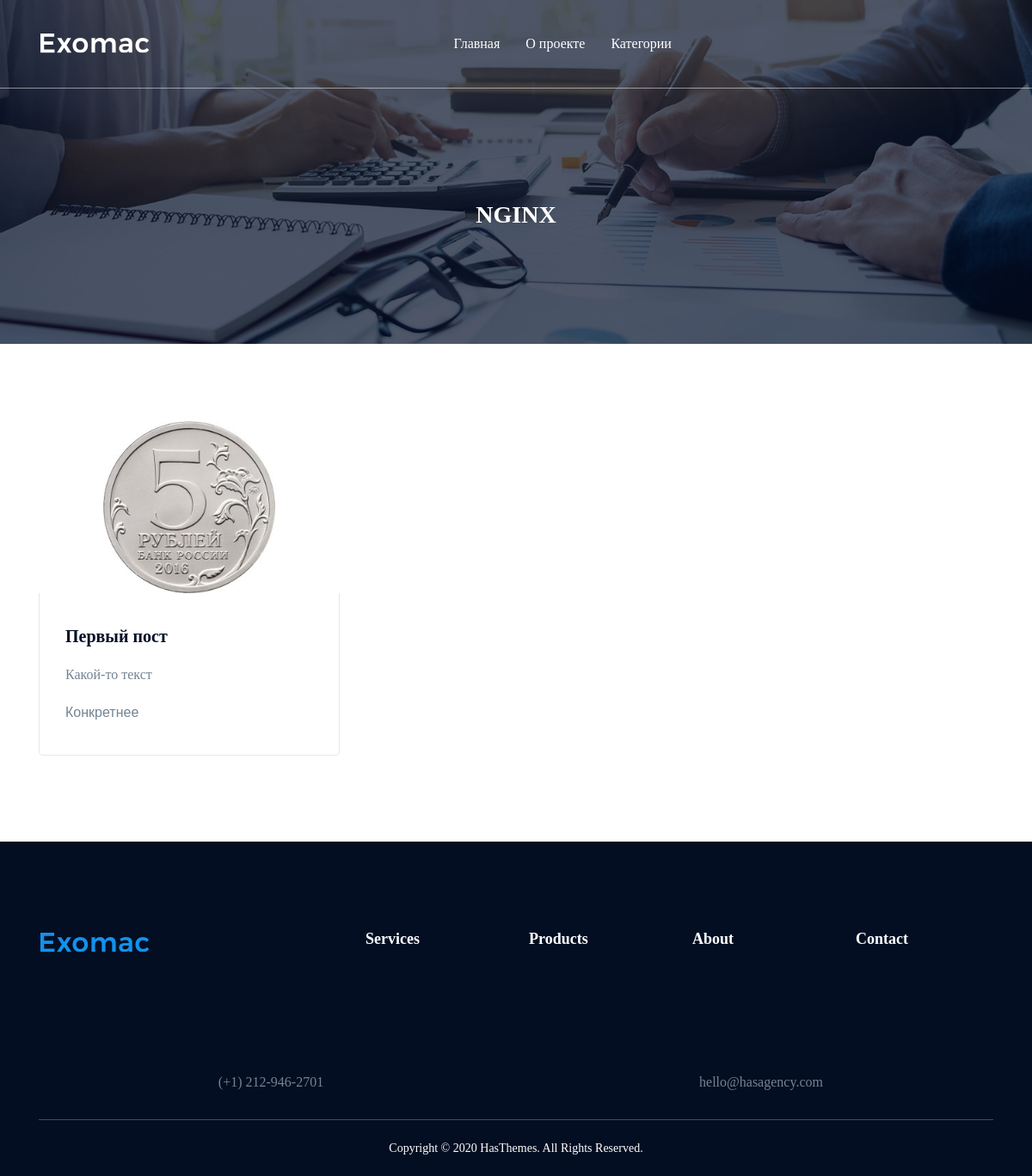
/tag/nginx, run on the app's committed database.
### blog/models.py (models this page shows, shortened)
class Tag(models.Model):
    title = models.CharField(max_length=100)
    url = models.SlugField(max_length=100, unique=True)
    def __str__(self):
        return self.title
    class Meta:
        verbose_name = 'Тег'
        verbose_name_plural = "Теги"

class Post(models.Model):
    title = models.CharField(max_length=100, verbose_name='Название')
    url = models.SlugField(max_length=100, unique=True)
    text = models.TextField(verbose_name="Текст")
    created_up = models.DateTimeField(auto_now=True, verbose_name="Дата обновления")
    created_at = models.DateTimeField(auto_now_add=True, db_index=True, verbose_name="Создан")
    category = models.ForeignKey(Category, on_delete=models.CASCADE, related_name='category', verbose_name='Категирии')
    tag = models.ManyToManyField(Tag, related_name='tag', verbose_name='Тег')
    draft = models.BooleanField('Черновик', default=False)
    image = models.ImageField(verbose_name='Изоброжение', upload_to='post/%Y/%m/%d', blank=True)
    def get_absolute_url(self):
        return reverse("post", kwargs={"slug": self.url})
    class Meta:
        verbose_name = 'Пост'
        verbose_name_plural = "Посты"

### blog/views.py (the view)
# urls.py: path('tag/<str:slug>', TagViews.as_view(), name='tag'),
class TagViews(ListView):
    template_name = 'blog/index.html'
    context_object_name = 'posts'
    allow_empty = False
    slug_field = 'url'
    def get_queryset(self):
        return Post.objects.filter(tag__url=self.kwargs['slug'])
    def get_context_data(self, *, object_list=None, **kwargs):
        context = super().get_context_data(**kwargs)
        context['title'] = Tag.objects.get(url=self.kwargs['slug'])
        return context

### blog/models.py (called while the page is built)
    def get_absolute_url(self):
        return reverse("category", kwargs={"slug": self.url})

### blog/templatetags/menu.py (called while the page is built)
@register.inclusion_tag('blog/menu_tpl.html')
def show_menu(menu_class='site-main-menu'):
    categories = Category.objects.all()
    return {"categories": categories, 'menu_class': menu_class}

@register.inclusion_tag('blog/menu_mobile.html')
def show_mobile(menu_class='site-mobile-menu'):
    categories = Category.objects.all()
    return {"categories": categories, 'menu_class': menu_class}

### templates/blog/index.html (shortened to what this page needs)
{% extends 'base.html' %}
{% load static %}
{% block content %}
    <div class="section section-padding-t90-b100">
        <div class="container">
            <div class="row row-cols-lg-3 row-cols-md-2 row-cols-1 mb-n6">
                {% for post in posts %}
                    <div class="col mb-6">
                        <div class="work border-1 border-danger">
                            <div class="thumbnail text-center">
                                <a class="image" href="{{ post.get_absolute_url }}">
                                    {% if post.image %}
                                        <img src="{{ post.image.url }}" style="max-width: 200px; max-height: 200px;"
                                             alt="{{ post.title }}"></a>
                                    {% else %}
                                        <img src="https://img2.freepng.ru/20181125/wbe/kisspng-apartment-renting-london-residential-house-product-5bfa6d06347989.212131131543138566215.jpg"
                                             alt="{{ post.title }}"></a>
                                    {% endif %}
                            </div>
                            <div class="info">
                                <h3 class="title"><a href="work-details.html">{{ post.title }}</a></h3>
                                <p class="desc">{{ post.text|safe|truncatewords_html:20 }}</p>
                                <a href="{{ post.get_absolute_url }}">Конкретнее</a>
                            </div>
                        </div>
                    </div>
                {% endfor %}
            </div>
        </div>
    </div>
{% endblock %}

### templates/_inc/header.html (shortened to what this page needs)
{% load static %}
{% load menu %}
<div class="header-section header-transparent sticky-header section">
    <div class="header-inner">
        <div class="container position-relative">
            <div class="row justify-content-between align-items-center">
                <div class="col-xl-2 col-auto order-0">
                    <div class="header-logo">
                        <a href="{% url "home" %}">
                            <img class="dark-logo" src="{% static 'assets/images/logo/logo.png' %}"
                                 alt="Agency Logo">
                        </a>
                    </div>
                </div>
                <div class="col-auto col-xl d-flex align-items-center justify-content-xl-center justify-content-end order-2 order-xl-1">
                    <div class="menu-column-area d-none d-xl-block position-static">
                        {% show_menu %}
                    </div>
                    <div class="header-search-area ml-xl-7 ml-0">
                        <div class="header-search">
                            <a href="javascript:void(0)" class="header-search-toggle"><i
                                    class="pe-7s-search pe-2x pe-va"></i></a>
                        </div>
                    </div>
                </div>
            </div>
        </div>
    </div>
</div>
<div class="page-title-section section section-padding-top" data-overlay="0.7"
     data-bg-image="{% static 'assets/images/bg/breadcrumb-bg-two.jpg' %}">
    <div class="page-title">
        <div class="container">
            <h1 class="title">{{ title }}</h1>
        </div>
    </div>
</div>

### templates/blog/menu_tpl.html (shortened to what this page needs)
{% load flatpages %}
{% get_flatpages as flatpages %}
<nav class="{{ menu_class }}">
    <ul>
        <li class="has-children"><a href="{% url "home" %}">Главная</a></li>
        {% for page in flatpages %}
            <li><a href="{{ page.url }}"><span class="menu-text">{{ page.title }}</span></a></li>
        {% endfor %}
        <li class="has-children"><a href="#"><span class="menu-text">Категории</span></a>
        </li>
    </ul>
</nav>

### data on the page
Tag: title "NGINX"
Post: image (picture), title "Первый пост", text "Какой-то текст"

### other printed values
{{ page.title }} "О проекте"
